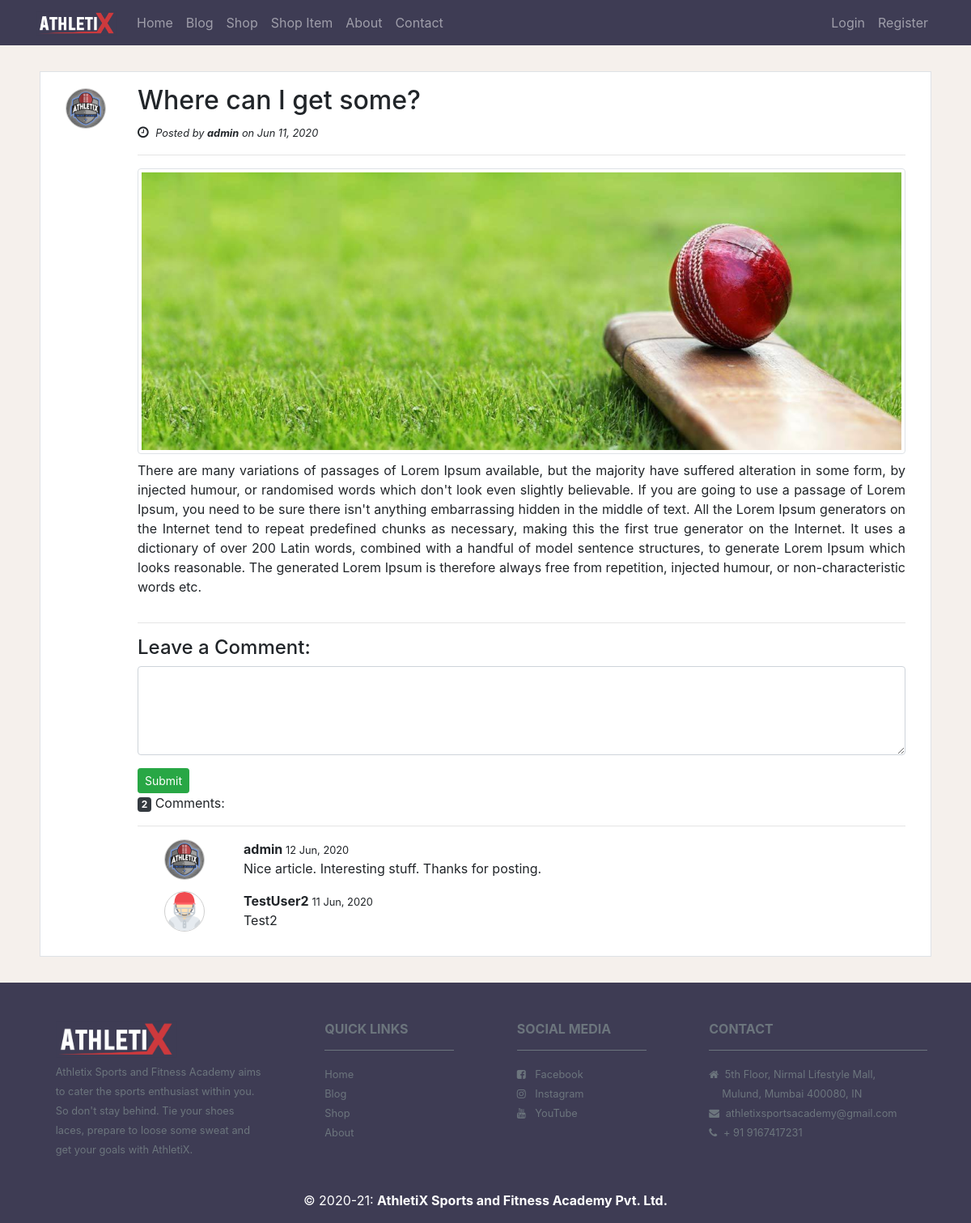
The app's page /blog/13/ with its own data.
### blog/models.py (models this page shows, shortened)
class Post(models.Model):
    STATUS_CHOICES = (
        ('act', 'Active'),
        ('report', 'Report')
    )
    title = models.CharField(max_length=100)
    content = models.TextField()
    posted_on = models.DateTimeField(default=timezone.now)
    author = models.ForeignKey(User, on_delete=models.CASCADE)
    cover_image = models.ImageField(default='no_image.jpg', upload_to='images/cover_images')
    likes = models.ManyToManyField(User, related_name='likes', blank=True)
    dislikes = models.ManyToManyField(User, related_name='dislikes', blank=True)
    comments = models.IntegerField(default=0)
    status = models.CharField(max_length=6, choices=STATUS_CHOICES, default='active')

class PostComment(models.Model):
    user = models.ForeignKey(User, models.SET_NULL, blank=True, null=True)
    post = models.ForeignKey(Post, on_delete=models.CASCADE)
    comment = models.TextField()
    created_at = models.DateTimeField(auto_now_add=True)

### account/models.py (models this page shows, shortened)
class Profile(models.Model):
    GENDER_CHOICES = (
        ('male', 'Male'),
        ('female', 'Female'),
        ('other', 'Other')
    )
    HAND_CHOICES = (
        ('left', 'Left'),
        ('right', 'Right')
    )
    BATTING_ORDER_CHOICES = (
        ('opener' , 'Opener'),
        ('middle', 'Middle Order'),
        ('finish', 'Finisher'),
        ('tail', 'Tail Ender')
    )
    BOWLING_TYPE_CHOICES = (
        ('RAF', 'Right Arm Fast'),
        ('RAM', 'Right Arm Medium'),
        ('LAF', 'Left Arm Fast'),
        ('LAM', 'Left Arm Medium'),
        ('RAFS', 'Right Arm Finger Spin'),
        ('RAWS', 'Right Arm Wrist Spin'),
        ('LAFS', 'Left Arm Finger Spin'),
        ('LAWS', 'Left Arm Wrist Spin')
    )
    user = models.OneToOneField(User, on_delete=models.CASCADE)
    gender = models.CharField(max_length=10, choices=GENDER_CHOICES, default='Not Mentioned', null=True, blank=True)
    birth_date = models.DateField(null=True, blank=True)
    batting_hand = models.CharField(max_length=5, choices=HAND_CHOICES, default='Not Mentioned', null=True, blank=True)
    batting_order = models.CharField(max_length=6, choices=BATTING_ORDER_CHOICES, default='Not Mentioned', null=True, blank=True)
    bowling_hand = models.CharField(max_length=5, choices=HAND_CHOICES, null=True, default='Not Mentioned', blank=True)
    bowling_type = models.CharField(max_length=5, choices=BOWLING_TYPE_CHOICES, default='Not Mentioned', null=True, blank=True)
    image = models.ImageField(default='default.png', upload_to='profile_pictures')

### blog/views.py (the view)
# urls.py: path('<id>/', views.blogDetails, name='blog-detail-page'),
def blogDetails(request, id):
    post = Post.objects.get(pk=id)
    comment_form = CommentForm(request.POST or None)
    comments_list = PostComment.objects.filter(post_id=post.id).order_by('-created_at')
    if post.likes.filter(id=request.user.id).exists():
        is_liked = True
        is_disliked = False
    elif post.dislikes.filter(id=request.user.id).exists():
        is_disliked = True
        is_liked = False
    else:
        is_liked = False
        is_disliked = False
    if request.method == 'POST':
        if request.user.is_authenticated:
            form = CommentForm(request.POST)
            if form.is_valid():
                comment = form.save(commit=False)
                comment.user = request.user
                comment.post = post
                comment.post.comments += 1
                comment.save()
                post.save()
                messages.success(request, 'Comment posted successfully.')
                return redirect('blog-detail-page', id=post.id)
            else:
                messages.error(request, 'Error occurred while posting comment.')
                return redirect('blog-detail-page', id=post.id)
        else:
            return redirect('login-page')
    else:
        form = CommentForm()
    context = {'title': 'Blog Details',
               'post': post,
               'form': form,
               'comments_list': comments_list,
               'comment_form': comment_form,
               'is_liked':is_liked,
               'is_disliked':is_disliked}
    return render(request, 'blog/blog_detail.html', context)

### blog/forms.py
class CommentForm(forms.ModelForm):
    comment = forms.CharField(widget=forms.Textarea(attrs={'rows': 4}), label='')
    class Meta:
        model = PostComment
        fields = ['comment']

### blog/templates/blog/blog_detail.html (shortened to what this page needs)
{% extends 'athletix/base.html' %}
{% load crispy_forms_tags %}
{% load static %}
{% block content %}
<div class="container">
    <div class="row my-4">
        <div class="col-md-12 post-side-margin-sm">
            <div class="row bg-white border border-muted p-3 mx-1 my-2">
                <div class="col-md-1 mt-1">
                    {% if post.author.profile.image.url %}
                    <img src="{{ post.author.profile.image.url }}" class="img img-responsive comment-section-user-icon">
                    {% else %}
                    <span class="user-icon-text text-dark text-uppercase pt-2">{{ post.author.username|make_list|first}}</span>
                    {% endif %}
                </div>
                <div class="col-md-11">
                    <div class="row">
                        <div class="col-md-9">
                            <h2>{{post.title}}</h2>
                            <span class="fa fa-clock-o mr-1"></span>
                            <small>
                                <i>Posted by <b>{{post.author}}</b> on {{post.posted_on | date:'M d, Y'}}</i>
                            </small>
                        </div>
                    </div>
                    <hr>
                    <div class="row">
                        <div class="col-md-12">
                            <div class="row">
                                <div class="col-md-12 mb-2">
                                    {% if post.cover_image %}
                                    <img src="{{ post.cover_image.url }}"
                                         class="img img-responsive img-thumbnail post-img">
                                    {% else %}
                                    <img src="{% static 'image/no_image.jpg' %}"
                                         class="img img-responsive img-thumbnail post-img">
                                    {% endif %}
                                </div>
                            </div>
                            <p class="text-justify">{{ post.content }}</p>
                        </div>
                    </div>
                    <hr>
                    <div class="row mt-2">
                        <div class="col-md-12">
                            <h4>Leave a Comment:</h4>
                            <form method="post">
                                {{ form|crispy }}
                                <button type="submit" class="btn btn-success btn-sm">Submit</button>
                            </form>
                        </div>
                    </div>
                    {% if comments_list.count > 0 %}
                    <p><span class="badge badge-dark">{{comments_list.count}}</span> Comments:</p>
                    <hr>
                    {% else %}
                    <p>No comments posted yet.....</p>
                    <hr>
                    {% endif %}
                    {% for comment in comments_list %}
                    <div class="row px-0">
                        <div class="ml-5">
                            {% if comment.user.profile.image %}
                            <img src="{{comment.user.profile.image.url}}"
                                 class="img img-responsive comment-section-user-icon">
                            {% else %}
                            <span class="comment-section-text-icon text-dark text-uppercase pt-2">{{comment.user|make_list|first}}</span>
                            {% endif %}
                        </div>
                        <div class="ml-5">
                            <b>{{ comment.user.username }} <small>{{comment.created_at|date:"d M, Y"}}</small></b>
                            <p>{{comment.comment}}</p>
                        </div>
                    </div>
                    {% endfor %}
                </div>
            </div>
        </div>
    </div>
</div>
{% endblock %}

### static/css/style.css (style rules this page uses)
body { background: #f5f0ec; overflow-x: hidden!important; }
.bg-white { background: #FFFFFF!important; }
.comment-section-user-icon { height: 50px; width: 50px; border-radius: 100%; border: 1px solid #cfcfcf; }

### records on screen
Post: author.profile.image (picture), title "Where can I get some?", author "admin", posted_on "Jun 11, 2020", cover_image (picture), content "There are many variations of passages of Lorem Ipsum available, but the majority have suffered alteration in some form, by injected humour, or randomised words which don't look even slightly believable. If you are going to use a passage of Lorem Ipsum, you need to be sure there isn't anything embarrassing hidden in the middle of text. All the Lorem Ipsum generators on the Internet tend to repeat predefined chunks as necessary, making this the first true generator on the Internet. It uses a dictionary of over 200 Latin words, combined with a handful of model sentence structures, to generate Lorem Ipsum which looks reasonable. The generated Lorem Ipsum is therefore always free from…"
PostComment: user.profile.image (picture), user.username "admin", created_at "12 Jun, 2020", comment "Nice article. Interesting stuff. Thanks for posting."
PostComment: user.profile.image (placeholder picture), user.username "TestUser2", created_at "11 Jun, 2020", comment "Test2"

### other values on screen
{{ comments_list.count }} "2"
